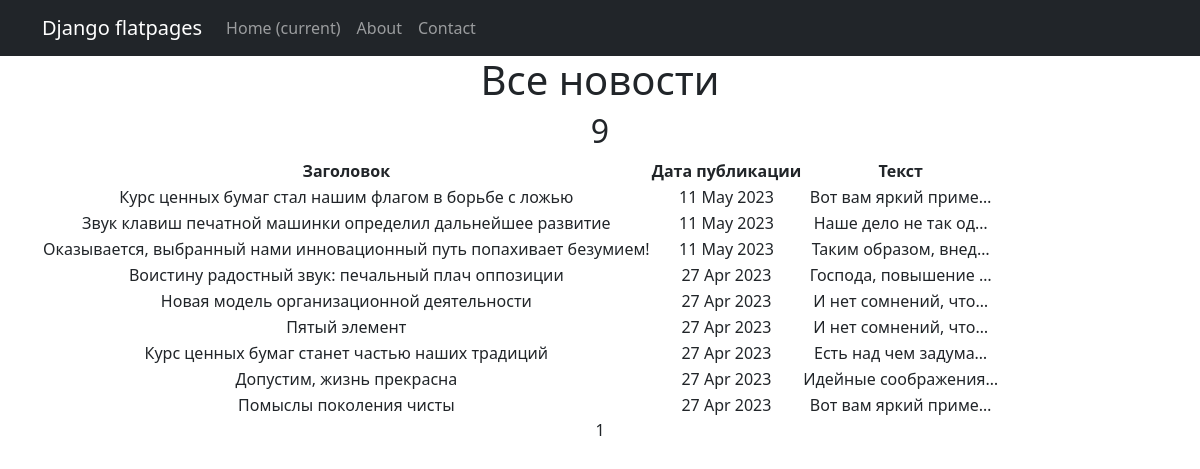
Before: /news/ with the older database file.
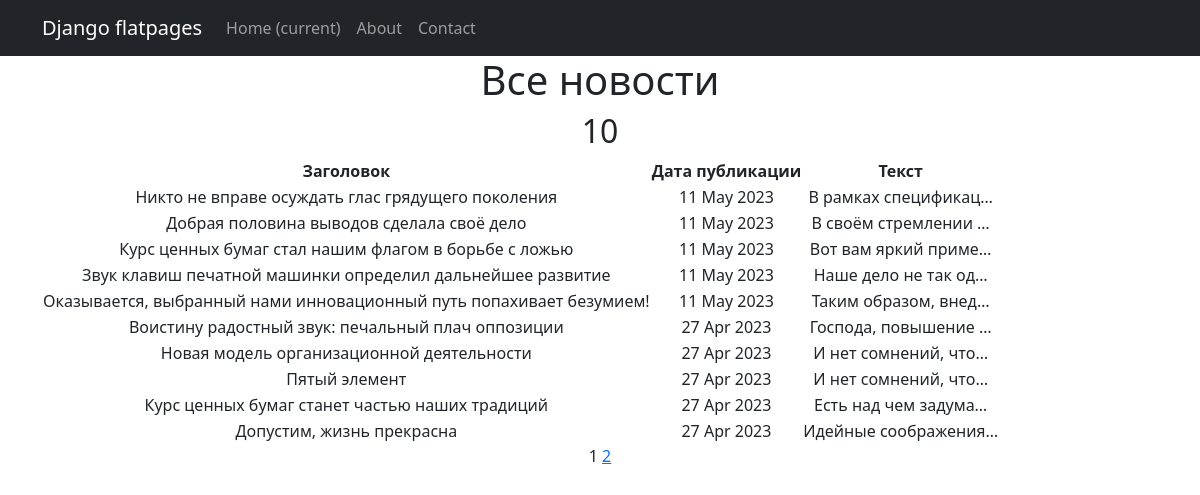
After: the same page with the newer database file.
### news/models.py (models this page shows, shortened)
class Post(models.Model):
    author = models.ForeignKey(Author, on_delete = models.CASCADE)
    NEWS = 'NW'
    ARTICLE = 'AR'
    CATEGORY_CHOISE = (
        (NEWS, 'Новость'),
        (ARTICLE, 'Статья')
    )
    categoryType = models.CharField(max_length= 2, choices= CATEGORY_CHOISE, default= ARTICLE, verbose_name='Тип')
    dateCreate = models.DateTimeField(auto_now_add = True)
    postCategory = models.ManyToManyField(Category, through= 'PostCategory', verbose_name='Категория')
    title = models.CharField(max_length = 256, verbose_name='Заголовок')
    text = models.TextField(verbose_name='Содержимое')
    rating  = models.IntegerField(default = 0)

### news/views.py (the view)
# urls.py: path('', PostsList.as_view(), name = 'post_list'),
class PostsList(ListView):
    model = Post
    ordering = '-dateCreate'
    template_name = 'posts.html'
    context_object_name = 'posts'
    paginate_by = 10

### news/templatetags/censor.py (called while the page is built)
def intersection(list1, list2):
    temp = set(list2)
    list3 = [value for value in list1 if value in temp]
    return  list3

@register.filter()
def censor(text):
    list_words = re.findall(r'\b\w+\b', text.lower())
    find_words = intersection(list, list_words)
    for word in find_words:
        l = word[0] + ('*' * (len(word) - 1))
        text = text.replace(word.lower(), l)
    return text

### news/templatetags/custom_tags.py (called while the page is built)
@register.simple_tag(takes_context=True)
def url_replace(context, **kwargs):
   d = context['request'].GET.copy()
   for k, v in kwargs.items():
       d[k] = v
   return d.urlencode()

### templates/posts.html (shortened to what this page needs)
{% extends 'flatpages/default.html' %}
{% load censor %}
{% load custom_tags %}
{% block content %}
<h1>Все новости</h1>
<h2>{{ posts | length}}</h2>
    {% if posts %}
        <table>
            <tr>
                <td><b>Заголовок</b></td>
                <td><b>Дата публикации</b></td>
                <td><b>Текст</b></td>
            </tr>
            {% for post in posts %}
            <tr>
                <td>{{ post.title | censor }}</td>
                <td>{{ post.dateCreate | date:'d M Y' }}</td>
                <td>{{ post.text | truncatechars:20 }}</td>
                <td>
                </td>
            </tr>
            {% endfor %}
         </table>
    {% else %}
        <h2>Новостей нет!</h2>
    {% endif %}
    {{ page_obj.number }}
    {% if page_obj.has_next %}
       <a href="?{% url_replace page=page_obj.next_page_number %}">{{ page_obj.next_page_number }}</a>
   {% endif %}
{% endblock content %}

Changed rows visible on the page:
no longer on this page (row unchanged): Post: title|censor "Помыслы поколения чисты", dateCreate "27 Apr 2023", text "Вот вам яркий приме…"
added Post: title|censor "Никто не вправе осуждать глас грядущего поколения", dateCreate "11 May 2023", text "В рамках спецификац…"
added Post: title|censor "Добрая половина выводов сделала своё дело", dateCreate "11 May 2023", text "В своём стремлении …"
Other visible differences:
{{ posts | length }}: "9" → "10"
{{ page_obj.next_page_number }}: (not shown) → "2"
